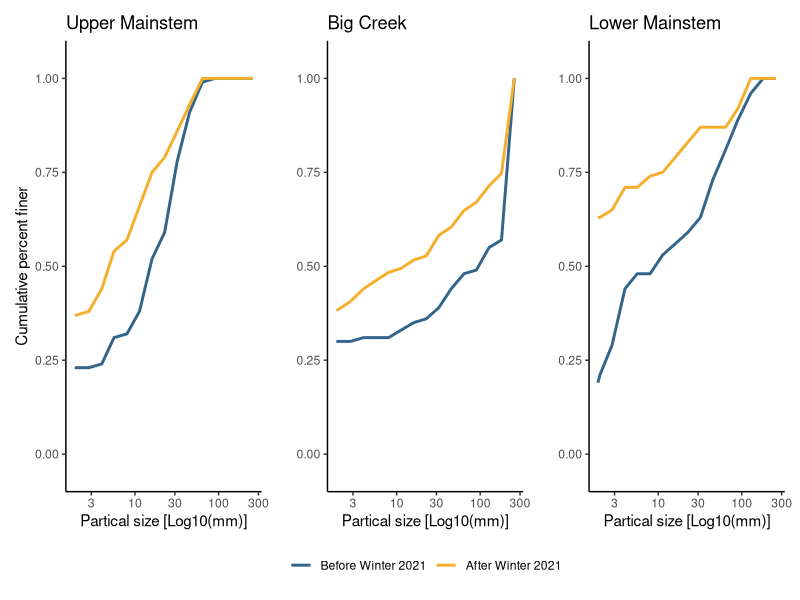
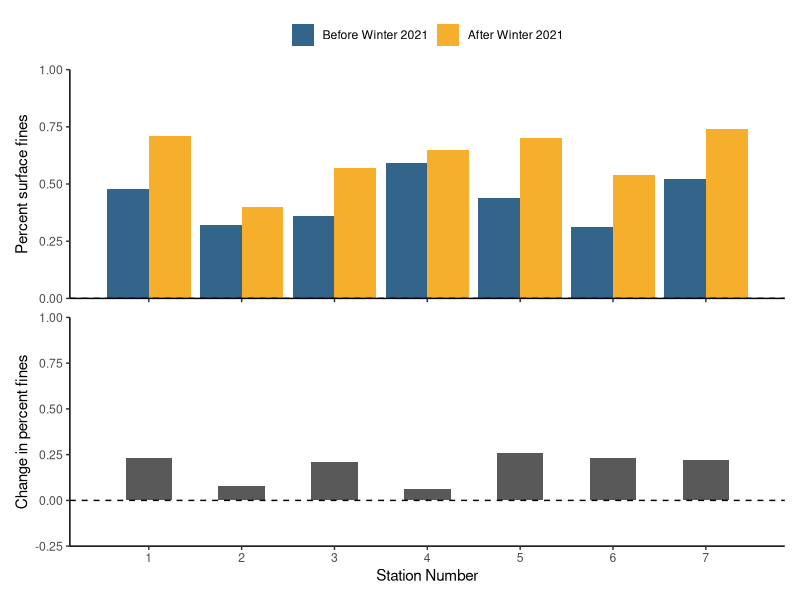

The R source for these figures, in order: (Note: this script raises an error after producing the figures.)
###############################################
##
## Script name: 3_Pebble_Count_Data_Round3.R
##
## Goals: 1. Visualize the sediment distributions at each site/transect. 
##           (Data needs to be manipulated from size class counts (summaries) 
##           to individual pebbles).
##
##        2. Estimate the change in the amount of surface fines at each transect
##           (reported as % change over time). Note: The cuttoff for "fines" in 
##           the litterature is a bit ambiguous. For now we will stick with 
##           "fines" meaning <6mm (though <8mm could also been used).
##
##        3. Compare how different surface summary statistics (i.e. Dx) changed 
##           after the “first flush” at 1.A each site and 1.B longitudinally 
##           along the mainstem and Big Creek.
##
## Note: See https://github.com/RMBond/ScottCreek-WY22_CZUFire_Poster for project information.
##
###############################################

#Load packages
library(tidyverse)
library(dplyr)
library(lubridate)
# library(ggplot2)
library(patchwork)

#1. Read in the data ####

#Input file contains 3 rounds of data (round 3 is after all precipitation had stopped whareas round 2 was in the middle of the Winter a.k.a. first flush).
pc.dat <- read.csv("Data/Scott_Creek_Pebble_20211115.csv", sep = ",", header = T) #1104 obs of 7 var. 

#2. Do some data wrangling ####

pc <- pc.dat %>% #Start formatting columns into r "tidy" structure.
  mutate(Date = mdy(Date)) %>% 
  mutate(Round = as.factor(Round)) %>% #change column to type = factor
  mutate(Long_Station = as.numeric(Long_Station)) %>% #change column to type = numeric.
  mutate(Category_total = as.numeric(Category_total)) %>% #change column to type = numeric.
  # mutate(Transect = replace_na(Transect, 0)) %>% #replace na (for PCX transects) with a zero 
  group_by(Round, Site, Transect) %>% #Tells r to group each individual transect worth of data to calculate % finer.
  arrange(Size_class_mm) %>% #makes sure data goes from smallest to larges pebble sizes.
  mutate(Percent_finer = cumsum(Category_total)/sum(Category_total)) #create column for percent finer than. 

pc <- pc %>% 
  filter(Round != 2)

#Check the data structure

str(pc)

#3. Cumulative percent finer plots for the eFishing sites ####
#Goal: Quickly visualize some of the transect changes between survey rounds.
#      (Not intended for the poster). 

test.um <- pc %>% 
  filter(Long_Station == 6,
         Transect == 2) #use if you want to look at the middle transect only

#Upper Mainstem Plot - Fines have increased substantially in the upper watershed. 
um <- ggplot(test.um, aes(Size_class_mm, Percent_finer, color = Round)) +
  geom_line(size = 1) +
  # facet_grid(Transect ~ .) +
  scale_x_log10(name = "Partical size [Log10(mm)]") +
  scale_y_continuous(name = "Cumulative percent finer", limits = c(0,1), expand = c(0,.1)) +
  scale_color_manual(values = c("#33658a", "#f6ae2d"), labels = c("Before Winter 2021","After Winter 2021")) + #Round 1 vs 3 only
  theme_classic() +
  ggtitle("Upper Mainstem")

test.bc <- pc %>% 
  filter(Long_Station == 9,
         Transect == 2) #use if you want to look at the middle transect only

#Big Creek Plot - Subtle changes in sediment.
bc <- ggplot(test.bc, aes(Size_class_mm, Percent_finer, color = Round)) +
  geom_line(size = 1) +
  # facet_grid(Transect ~ .) +
  scale_x_log10(name = "Partical size [Log10(mm)]") +
  scale_y_continuous(name = "", limits = c(0,1), expand = c(0,.1)) +
  scale_color_manual(values = c("#33658a", "#f6ae2d"), labels = c("Before Winter 2021","After Winter 2021")) + #Round 1 vs 3 only
  theme_classic() +
  ggtitle("Big Creek")

#Lower Mainstem Plot
test.lm <- pc %>% 
  filter(Long_Station == 1,
         Transect == 2) #use if you want to look at the middle transect only

lm <- ggplot(test.lm, aes(Size_class_mm, Percent_finer, color = Round)) +
  geom_line(size = 1) +
  # facet_grid(Transect ~ .) +
  scale_x_log10(name = "Partical size [Log10(mm)]") +
  scale_y_continuous(name = "", limits = c(0,1), expand = c(0,.1)) +
  scale_color_manual(values = c("#33658a", "#f6ae2d"), labels = c("Before Winter 2021","After Winter 2021")) + #Round 1 vs 3 only
  theme_classic() +
  ggtitle("Lower Mainstem")

#Put plots together using patchwork
um + bc + lm +
  plot_layout(guides = 'collect') & 
  theme(legend.position = 'bottom',
        legend.title = element_blank()) 
# plot_annotation(caption = 'If the blue line starts above the tan line, it means the surface sediment became finer after the first flush.')

# ggsave("Figures/PC_20211206_7x4.jpg", width = 7, height = 4, units = "in", dpi = 650, device = "jpg")


#4. Percent fines (<6mm) along the mainstem by station number (pc2)####
#Goal: Visualize the amount (percent surface fines along the mainstem. Station number is used to lign up the sites from downstream to upstream.

pc2.mainstem.fines <- pc %>% 
  filter(Size_class_mm == 5.6) %>% #select the fines size class.
  filter(Long_Station < 8) %>% #mainstem stations
  filter(Transect == 0 | Transect == 2) #use T2 (midpoint) for each eFishing reach.

a <- ggplot(pc2.mainstem.fines, aes(x = Long_Station, y = Percent_finer, color = Round)) +
  geom_line() +
  geom_point() +
  scale_y_continuous(name = "Percent surface fines", limits = c(0,1.0), expand = c(0,0)) +
  scale_x_continuous(name = "Station Number", limits = c(0.5,7.5), breaks = seq(1,7,1)) +
  # scale_color_manual(values = c("#33658a", "#f6ae2d","#f26419"), labels = c("Before Winter 2021", "First Flush","After Winter 2021")) + #use this if you are showing rounds 1 through 3.
  scale_color_manual(values = c("#33658a", "#f26419"), labels = c("Before Winter 2021","After Winter 2021")) + #Round 1 vs 3 only
  theme_classic() +
  geom_hline(yintercept = 0, lty = 2) +
  # subtitle = "Flow is from right (upstream) to left (downstream)") +
  # caption = "The meainstem between Big and Little Creeks (Station 3) and the upper watershed \n (Stations 6 and 7) had the biggest increases in fine sediment.")
  # annotate("text", x = 1, y = 0.95, label = "A", size = 5) +
  theme(axis.title.x = element_blank(),
        axis.text.x = element_blank(),
        legend.position = "top",
        legend.title = element_blank())

#Bar chart
a2 <- ggplot(pc2.mainstem.fines, aes(x = Long_Station, y = Percent_finer, fill = Round)) +
  geom_col(aes(x = Long_Station, y = Percent_finer, fill = Round), position = "dodge") +
  scale_y_continuous(name = "Percent surface fines", limits = c(0,1.0), expand = c(0,0)) +
  scale_x_continuous(name = "Station Number", limits = c(0.5,7.5), breaks = seq(1,7,1)) +
  # scale_color_manual(values = c("#33658a", "#f6ae2d","#f26419"), labels = c("Before Winter 2021", "First Flush","After Winter 2021")) + #use this if you are showing rounds 1 through 3.
  scale_fill_manual(values = c("#33658a", "#f6ae2d"), labels = c("Before Winter 2021","After Winter 2021")) + #Round 1 vs 3 only
  theme_classic() +
  geom_hline(yintercept = 0, lty = 2) +
   theme(axis.title.x = element_blank(),
        axis.text.x = element_blank(),
        legend.position = "top",
        legend.title = element_blank())

#5. Caculate change in % fines (<6mm) for each transect (pc2) ####
#Goal: Caculate the change in % fines (<6mm) between the two survey rounds for each transect and site.

#Subset data by Round
pc2.r1 <- pc %>%
  filter(Round == 1) %>% #Round 1 data
  filter(Size_class_mm == 5.6) #focus on the 5.6 size class for each transect

# pc2.r2 <- pc %>%
#   filter(Round == 2) %>% #Round 2 data
#   filter(Size_class_mm == 5.6) #focus on the 5.6 size class for each transect

pc2.r3 <- pc %>%
  filter(Round == 3) %>% #Round 2 data
  filter(Size_class_mm == 5.6) #focus on the 5.6 size class for each transect

#Spread data into long format to calculate % change
pc2 <- full_join(pc2.r1, pc2.r3, by = c("Long_Station", "Transect")) %>% #Joins the two rounds of data
  mutate(fines_per_change = Percent_finer.y - Percent_finer.x) %>% #Subract round 1 from round 2. A positive number means an increase in fines after the first flush.
  mutate(Site = Site.x) %>% #relabeling site for clarity
  select(Site, Transect, Long_Station, fines_per_change)


#select transects 0 or 2

pc2.2 <- pc2 %>% 
  filter(Transect == 0 | Transect == 2)

mean(pc2.2$fines_per_change) #14.5
min(pc2.2$fines_per_change) #-0.07
max(pc2.2$fines_per_change) #0.26

mean(pc2$fines_per_change) #16.3
min(pc2$fines_per_change) #-0.11
max(pc2$fines_per_change) #0.45


#---------------------------------------------------------------------------------------



#Plot % fines change over longitudinal station distance

#Subset data by mainstem vs tributary stations (See above for station number key)
pc2.mainstem <- pc2 %>%
  filter(Long_Station < 8) %>%
  filter(Transect == 0 | Transect == 2)

pc2.bigcreek <- pc2 %>%
  filter(Long_Station > 7 & Long_Station < 11) %>%
  filter(Transect == 0 | Transect == 2)

pc2.littlecreek <- pc2 %>%
  filter(Long_Station == 11) %>%
  filter(Transect == 0 | Transect == 2)

#Subset efishing reaches to make ranges for plot
stattest <- pc2 %>%
  filter(Long_Station == 7)

#Mainstem plot

#continuous line:
# b <- ggplot(pc2.mainstem, aes(x = Long_Station, y = fines_per_change)) +
#   # geom_line() +
#   geom_point() +
#   scale_y_continuous(name = "Change in percent fines", limits = c(-0.2,0.45), breaks = seq(-0.2,0.45,.1), expand = c(0,0)) +
#   scale_x_continuous(name = "Station Number", limits = c(1,7), breaks = seq(0,7,1)) +
#   theme_classic() +
#   geom_hline(yintercept = 0, lty = 2) +
#   annotate("text", x = 1, y = 0.4, label = "B", size = 5)
#   # geom_segment(x = 1, y = -0.13, xend = 1, yend = 0.08, lty = 3) + #variation in Station 1
#   # geom_segment(x = 6, y = 0.12, xend = 6, yend = 0.25, lty = 3) + #variation in Station 6
#   # geom_segment(x = 7, y = -0.11, xend = 7, yend = 0.3857, lty = 3) + #variation in Station 7
# # labs(title = "Change in percent fines (<6mm) along the mainstem",
# #      subtitle = "Flow is from right (Upstream) to left (Downstream)",
# #      caption = "The meainstem between Big and Little Creeks (Station 3) and the upper watershed \n (Stations 6 and 7) had the biggest increases in fine sediment. \n Dotted vertical lines are ranges at the eFishing sites.")

#Bar chart insted of line:
c <- ggplot(pc2.mainstem, aes(x = Long_Station, y = fines_per_change)) +
  geom_col(aes(x = Long_Station, y = fines_per_change), width = 0.5) +
  scale_y_continuous(name = "Change in percent fines", limits = c(-0.25,1), breaks = seq(-0.25,1,.25), expand = c(0,0)) +
  scale_x_continuous(name = "Station Number", limits = c(0.5,7.5), breaks = seq(1,7,1)) +
  theme_classic() +
  geom_hline(yintercept = 0, lty = 2) 
  # annotate("text", x = 1, y = 0.4, label = "B", size = 5)



#Putting plots together
# a / b #line plots
a2 / c

# ggsave("Figures/PC_percent_fines_mainstem_20211203_6x6.jpg", width = 6, height = 6, units = "in", dpi = 650, device = "jpg")


#6. Boxplot of percent surface fines (pc3) ####
#Goal: Boxplot of percent surface fines using all sites/transects

pc3.fines <- pc %>% 
  filter(Size_class_mm == 5.6)

plot.pc3.fines.all <- ggplot(pc3.fines, aes(x = Round, y = Percent_finer)) +
  geom_boxplot() +
  scale_y_continuous(name = "Percent surface fines (<6mm)", limits = c(0,1),
                     expand = c(0,0))  +
  ggtitle("All sites")

#Boxplot of percent surface fines on mainstem
pc3.fines.mainstem <- pc %>% 
  filter(Size_class_mm == 5.6) %>% 
  filter(Long_Station < 8)

plot.pc3.fines.mainstem <- ggplot(pc3.fines.mainstem, aes(x = Round, y = Percent_finer)) +
  geom_boxplot(fill = c("#33658a", "#f6ae2d","#f26419")) +
  scale_x_discrete(name = "", limits = c("1","2","3"), labels = c("Before Winter 2021", "First Flush","After Winter 2021")) +
  scale_y_continuous(name = "Percent surface fines (<6mm)", limits = c(0,1),
                     expand = c(0,0)) +
  theme_classic() +
  # theme(axis.text.x = element_blank(), #use for portrait layout
  #       axis.title.y = element_blank()) +
  # ggtitle("Scott Creek Mainstem (n=13)")
  ggtitle("Scott Creek Mainstem")

#Boxplot of percent surface fines on Big Creek
pc3.fines.bc <- pc %>% 
  filter(Size_class_mm == 5.6) %>% 
  filter(Long_Station > 7 & Long_Station < 11)

plot.pc3.fines.bc <- ggplot(pc3.fines.bc, aes(x = Round, y = Percent_finer)) +
  geom_boxplot(fill = c("#33658a", "#f6ae2d","#f26419")) +
  scale_x_discrete(name = "", limits = c("1","2","3"), labels = c("Before Winter 2021", "First Flush","After Winter 2021")) +
  scale_y_continuous(name = "Percent surface fines (<6mm)", limits = c(0,1),
                     expand = c(0,0)) +
  theme_classic() +
  theme(axis.text.y = element_blank(),
        axis.title.y = element_blank()) +
  ggtitle("Big Creek")
# ggtitle("Big Creek (n=7)")


#Boxplot of percent surface fines on Little Creek
pc3.fines.lc <- pc %>% 
  filter(Size_class_mm == 5.6) %>% 
  filter(Long_Station == 11)

plot.pc3.fines.lc <- ggplot(pc3.fines.lc, aes(x = Round, y = Percent_finer)) +
  geom_boxplot(fill = c("#33658a", "#f6ae2d","#f26419")) +
  scale_x_discrete(name = "", limits = c("1","2","3"), labels = c("Before Winter 2021", "First Flush","After Winter 2021")) +
  scale_y_continuous(name = "Percent surface fines (<6mm)", limits = c(0,1),
                     expand = c(0,0)) +
  theme_classic() +
  theme(axis.text.y = element_blank(),
        axis.title.y = element_blank()) +
  # ggtitle("Little Creek (n=3)")
  ggtitle("Little Creek")

#Put plots together using patchwork
plot.pc3.fines.mainstem +  plot.pc3.fines.bc +  plot.pc3.fines.lc # Landscape layout

# ggsave("Figures/PC_percent_fines_boxplot_20210414_7x3.jpg", width = 7, height = 3, units = "in", dpi = 650, device = "jpg")


plot.pc3.fines.mainstem /  plot.pc3.fines.bc /  plot.pc3.fines.lc # Portrait layout

# ggsave("Figures/PC_percent_fines_boxplot_20211115_3x6.jpg", width = 3, height = 6, units = "in", dpi = 650, device = "jpg")


#Variation in Percent Fines for each eFishing Site starting with pc3.fines

#Grab the eFishing sites
pc3.efishing <- pc3.fines %>% 
  filter(grepl('eFishing', Site)) #using grepl to select all sites with "efishing" in the name 

#Tell r Sites will be in a specific order.
pc3.efishing$Site <- factor(pc3.efishing$Site, levels = c("Dog eFishing","Upper Mainstem eFishing","Lower Mainstem eFishing","Big Creek Powerhouse eFishing","Big Creek eFishing", "Little Creek eFishing"),ordered = TRUE)

#Scatterplot to see the variation (3 transects) in percent fines for each eFishing Site.
ggplot(pc3.efishing, aes(x = Site, y = Percent_finer, color = Round)) +
  geom_jitter(width = 0.1) +
  scale_y_continuous(name = "Percent surface fines (<6mm)", limits = c(0,1),
                     expand = c(0,0)) +
  scale_color_manual(values = c("#33658a", "#f6ae2d","#f26419"), labels = c("Before Winter 2021", "First Flush","After Winter 2021")) +
  theme_classic() +
  theme(legend.position = "top",
        legend.title = element_blank())


#STATS - TBD
#Need to figure out if we are using t-tests or Chi-squared test for independance?
#Before running the t tests we need to think about independance (repeated measures??. 

#Mainstem
pc3.fines.mainstem.r1 <-  pc3.fines.mainstem %>% 
  filter(Round == 1) %>% #Round 1 data  
  select(Percent_finer)

pc3.fines.mainstem.r2 <-  pc3.fines.mainstem %>% 
  filter(Round == 2) %>% #Round 2 data
  select(Percent_finer)

# t.test( pc3.fines.mainstem.r1$Percent_finer,  pc3.fines.mainstem.r2$Percent_finer, alternative = "two.sided") #May need to adjust the alternative to "greater than".

# Big Creek
pc3.fines.bc.r1 <-  pc3.fines.bc %>% 
  filter(Round == 1) %>% #Round 1 data  
  select(Percent_finer)

pc3.fines.bc.r2 <-  pc3.fines.bc %>% 
  filter(Round == 2) %>% #Round 2 data
  select(Percent_finer)

# t.test( pc3.fines.bc.r1$Percent_finer,  pc3.fines.bc.r2$Percent_finer, alternative = "two.sided") #May need to adjust the alternative to "greater than".

#Little Creek
pc3.fines.lc.r1 <-  pc3.fines.lc %>% 
  filter(Round == 1) %>% #Round 1 data  
  select(Percent_finer)

pc3.fines.lc.r2 <-  pc3.fines.lc %>% 
  filter(Round == 2) %>% #Round 2 data
  select(Percent_finer)

# t.test( pc3.fines.lc.r1$Percent_finer,  pc3.fines.lc.r2$Percent_finer, alternative = "two.sided") #May need to adjust the alternative to "greater than".


#7. Sediment Distribution Plots ####

#* 7.1 Expand count summaries to individual counts (pc4) ####
#The tidy package has the function "uncount" which is the opposite operation of "dplyr::count"

pc4 <- pc %>% 
  group_by(Long_Station, Transect, Round)

pc4.pebbles <- uncount(pc4, Category_total, .id = "id") %>% 
  mutate(Pebble_mm = Size_class_mm) %>% #rename column to emphasize we are looking at individual pebbles now
  select(!Size_class_mm) #remove column

#* 7.2 Calculate D50 for plotting (pc4) ####
#Goal: Calculate the median (by definition the D50) for each site, transect, and round

pc4.d50 <- pc4.pebbles %>% 
  summarise(d50 = median(Pebble_mm))

ggplot(pc4.d50, aes( x = Long_Station, y = d50, color = Round, shape = factor(Transect))) + 
  geom_jitter(width = 0.1)

#Looking at only eFishing Sites
#Grab the eFishing sites
pc4.efishing <- pc4.pebbles %>% 
  filter(grepl('eFishing', Site)) #using grepl to select all sites with "efishing" in the name 

#Tell r Sites will be in a specific order.
pc4.efishing$Site <- factor(pc4.efishing$Site, levels = c("Dog eFishing","Upper Mainstem eFishing","Lower Mainstem eFishing","Big Creek Powerhouse eFishing","Big Creek eFishing", "Little Creek eFishing"),ordered = TRUE)

pc4.d50.efish <- pc4.efishing %>% 
  summarise(d50 = median(Pebble_mm))

ggplot(pc4.d50.efish, aes( x = Site, y = d50, color = Round, shape = factor(Transect))) + 
  geom_jitter(width = 0.1)

#Looking longitudinally along the mainstem
pc4.d50.mainstem <- pc4.pebbles %>% 
  filter(Long_Station < 8) %>%  #mainstem stations
  summarise(d50 = median(Pebble_mm))

pc4.d50.mainstem$Site <- factor(pc4.d50.mainstem$Site, levels = c("Lower Mainstem eFishing", "PCX-1", "PCX-2", "PCX-4", "PCX-5", "Upper Mainstem eFishing", "Dog eFishing"),ordered = TRUE)

ggplot(pc4.d50.mainstem, aes( x = Long_Station, y = d50, color = Round, shape = factor(Transect))) +
  geom_jitter(width = 0.1) +
  scale_y_continuous(name = "D50", limits = c(0,64),
                     expand = c(0,0)) +
  # scale_color_manual(values = c("#a6611a", "#018571"), labels = c("Before", "After")) +
  theme_classic() +
  theme(legend.position = "bottom")

# ggsave("Figures/PC_d50_mainstem_20210406_9x3.jpg", width = 9, height = 3, units = "in", dpi = 650, device = "jpg")

#* 7.3 Pebble distribution plots (pc4) ####
#Quick scatterplot to see the data points
ggplot(pc4.pebbles, aes( x = Long_Station, y = Pebble_mm, color = Round, shape = factor(Transect))) + 
  geom_jitter()


#Violin plot - hard to see
ggplot(pc4.pebbles, aes( x = Long_Station, y = Pebble_mm, color = Round)) +
  geom_violin()

#Box plot 
ggplot(pc4.pebbles, aes( x = Long_Station, y = Pebble_mm, color = Round)) +
  geom_boxplot()
